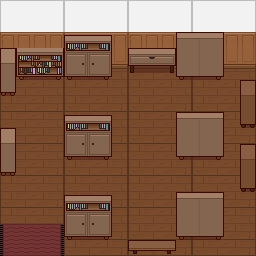

Rendered tile map (Tiled .tmx) drawn with the repository's tilesets; below, a short description and the full map source, tile grids included:
An orthogonal 16x16 tile map with 16x16 px tiles, 3 tile layers (Wall, Floor, Decor), 3 tilesets and 1 object.

<map version="1.10" tiledversion="1.12.0" orientation="orthogonal" renderorder="right-down" width="16" height="16" tilewidth="16" tileheight="16" infinite="0" nextlayerid="5" nextobjectid="2">
 <tileset firstgid="1" source="map_storage/floor.tsx" />
 <tileset firstgid="225" source="map_storage/livingroom_LRK.tsx" />
 <tileset firstgid="1239" source="map_storage/cabinets_LRK.tsx" />
 <layer id="1" name="Wall" width="16" height="16">
  <data encoding="csv">
24,25,26,27,24,25,26,27,24,25,26,27,24,25,26,27,
38,39,40,41,38,39,40,41,38,39,40,41,38,39,40,41,
52,53,54,55,52,53,54,55,52,53,54,55,52,53,54,55,
66,67,68,69,66,67,68,69,66,67,68,69,66,67,68,69,
0,0,0,0,0,0,0,0,0,0,0,0,0,0,0,0,
0,0,0,0,0,0,0,0,0,0,0,0,0,0,0,0,
0,0,0,0,0,0,0,0,0,0,0,0,0,0,0,0,
0,0,0,0,0,0,0,0,0,0,0,0,0,0,0,0,
0,0,0,0,0,0,0,0,0,0,0,0,0,0,0,0,
0,0,0,0,0,0,0,0,0,0,0,0,0,0,0,0,
0,0,0,0,0,0,0,0,0,0,0,0,0,0,0,0,
0,0,0,0,0,0,0,0,0,0,0,0,0,0,0,0,
0,0,0,0,0,0,0,0,0,0,0,0,0,0,0,0,
0,0,0,0,0,0,0,0,0,0,0,0,0,0,0,0,
0,0,0,0,0,0,0,0,0,0,0,0,0,0,0,0,
0,0,0,0,0,0,0,0,0,0,0,0,0,0,0,0
</data>
 </layer>
 <layer id="2" name="Floor" width="16" height="16">
  <data encoding="csv">
0,0,0,0,0,0,0,0,0,0,0,0,0,0,0,0,
0,0,0,0,0,0,0,0,0,0,0,0,0,0,0,0,
0,0,0,0,0,0,0,0,0,0,0,0,0,0,0,0,
0,0,0,0,0,0,0,0,0,0,0,0,0,0,0,0,
80,81,82,83,80,81,82,83,80,81,82,83,80,81,82,83,
94,95,96,97,94,95,96,97,94,95,96,97,94,95,96,97,
108,109,110,111,108,109,110,111,108,109,110,111,108,109,110,111,
94,95,96,97,94,95,96,97,94,95,96,97,94,95,96,97,
108,109,110,111,108,109,110,111,108,109,110,111,108,109,110,111,
94,95,96,97,94,95,96,97,94,95,96,97,94,95,96,97,
108,109,110,111,108,109,110,111,108,109,110,111,108,109,110,111,
94,95,96,97,94,95,96,97,94,95,96,97,94,95,96,97,
108,109,110,111,108,109,110,111,108,109,110,111,108,109,110,111,
94,95,96,97,94,95,96,97,94,95,96,97,94,95,96,97,
1045,1046,1047,1048,108,109,110,111,108,109,110,111,108,109,110,111,
1084,1085,1086,1087,108,109,110,111,108,109,110,111,108,109,110,111
</data>
 </layer>
 <layer id="3" name="Decor" width="16" height="16">
  <data encoding="csv">
0,0,0,0,0,0,0,0,0,0,0,0,0,0,0,0,
0,0,0,0,0,0,0,0,0,0,0,0,0,0,0,0,
0,0,0,0,1487,1488,1489,0,0,0,0,1483,1484,1485,0,0,
1295,1542,1543,1544,1534,1535,1536,0,1372,1373,1374,1530,1531,1532,0,0,
1342,1589,1590,1591,1581,1582,1583,0,1419,1420,1421,1577,1578,1579,0,0,
1389,0,0,0,0,0,0,0,0,0,0,0,0,0,0,1671,
0,0,0,0,0,0,0,0,0,0,0,0,0,0,0,1718,
0,0,0,0,1487,1488,1489,0,0,0,0,1483,1484,1485,0,1765,
1295,0,0,0,1534,1535,1536,0,0,0,0,1530,1531,1532,0,0,
1342,0,0,0,1581,1582,1583,0,0,0,0,1577,1578,1579,0,1671,
1389,0,0,0,0,0,0,0,0,0,0,0,0,0,0,1718,
0,0,0,0,0,0,0,0,0,0,0,0,0,0,0,1765,
0,0,0,0,1487,1488,1489,0,0,0,0,1483,1484,1485,0,0,
0,0,0,0,1534,1535,1536,0,0,0,0,1530,1531,1532,0,0,
0,0,0,0,1581,1582,1583,0,0,0,0,1577,1578,1579,0,0,
0,0,0,0,0,0,0,0,1752,1753,1754,0,0,0,0,0
</data>
 </layer>
 <objectgroup id="4" name="Door">
  <object id="1" x="1.06305" y="232.1" width="47.4831" height="23.0328">
   <properties>
    <property name="spawnX" type="float" value="360" />
    <property name="spawnY" type="float" value="90" />
    <property name="targetMap" value="hall.tmx" />
   </properties>
  </object>
 </objectgroup>
</map>
